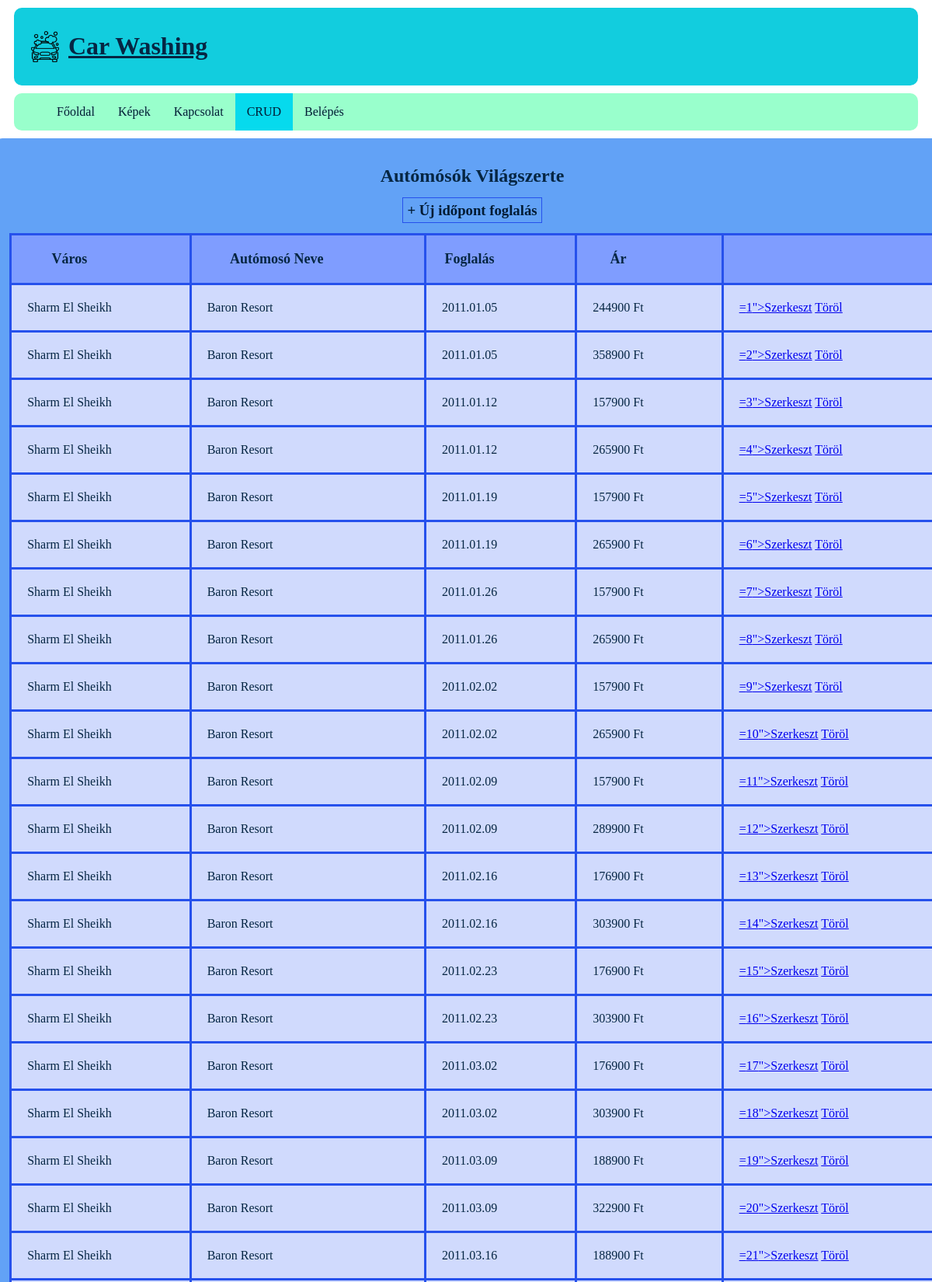
The app's page /crud (upper part) with its own data.
### tables this page shows
CREATE TABLE `tavasz` (
  `sorszam` int(11) NOT NULL,
  `szalloda_az` varchar(2) DEFAULT NULL,
  `indulas` varchar(10) DEFAULT NULL,
  `idotartam` int(2) DEFAULT NULL,
  `ar` int(6) DEFAULT NULL
);

CREATE TABLE `helyseg` (
  `az` int(1) NOT NULL,
  `nev` varchar(15) DEFAULT NULL,
  `orszag` varchar(8) DEFAULT NULL
);

CREATE TABLE `szalloda` (
  `az` varchar(2) NOT NULL,
  `nev` varchar(25) DEFAULT NULL,
  `besorolas` int(1) DEFAULT NULL,
  `helyseg_az` int(1) DEFAULT NULL,
  `tengerpart_tav` int(3) DEFAULT NULL,
  `repter_tav` int(2) DEFAULT NULL,
  `felpanzio` int(1) DEFAULT NULL
);

### index.php (called while the page is built)
<?php
	include('./includes/config.inc.php');
	$oldal = $_SERVER['QUERY_STRING'];
	if ($oldal!="") {
		if (isset($oldalak[$oldal]) && file_exists("./templates/pages/{$oldalak[$oldal]['fajl']}.tpl.php")) {
			$keres = $oldalak[$oldal];
		}
		else {
			$keres = $hiba_oldal;
			header("HTTP/1.0 404 Not Found");
		}
	}
	else $keres = $oldalak['/'];
	include('./templates/index.tpl.php');
?>

### includes/config.inc.php (called while the page is built, shortened)
<?php
$fejlec = array(
    'kepforras' => 'logo.png',
    'kepalt' => 'logo',
	'cim' => 'Car Washing',
);
$oldalak = array(
	'/' => array('fajl' => 'fooldal', 'szoveg' => 'Főoldal', 'menun' => array(1,1)),
	'kepek' => array('fajl' => 'kepek', 'szoveg' => 'Képek', 'menun' => array(1,1)),
	'kapcsolat' => array('fajl' => 'kapcsolat', 'szoveg' => 'Kapcsolat', 'menun' => array(1,1)),
    'crud' => array('fajl' => 'crud', 'szoveg' => 'CRUD', 'menun' => array(1,1)),
    'belepes' => array('fajl' => 'belepes', 'szoveg' => 'Belépés', 'menun' => array(1,0)),
    'kilepes' => array('fajl' => 'kilepes', 'szoveg' => 'Kilépés', 'menun' => array(0,1)),
    'belep' => array('fajl' => 'belep', 'szoveg' => '', 'menun' => array(0,0)),
    'regisztral' => array('fajl' => 'regisztral', 'szoveg' => '', 'menun' => array(0,0)),
    'uzenetek'=>array('fajl'=>'uzenetek', 'szoveg' => 'Üzenetek', 'menun' => array (0,1))
);
?>

### templates/pages/crud.tpl.php (the view)
<?php
include "db.php";
$stmt = $pdo->query("
SELECT
    tavasz.sorszam,
    helyseg.nev AS helyseg_nev,
    szalloda.nev AS szalloda_nev,
    tavasz.indulas,
    tavasz.ar
FROM tavasz
JOIN szalloda ON tavasz.szalloda_az = szalloda.az
JOIN helyseg ON szalloda.helyseg_az = helyseg.az
");
?>
<h2>Autómósók Világszerte</h2>
<h3><a href="letrehoz.php" class="idopont">+ Új időpont foglalás</a></h3>
<table>
<tr>
    <th>Város</th>
    <th>Autómosó Neve</th>
    <th>Foglalás</th>
    <th>Ár</th>
    <th></th>
</tr>
<?php while($row = $stmt->fetch()): ?>
<tr>
    <td><?= $row['helyseg_nev'] ?></td>
    <td><?= $row['szalloda_nev'] ?></td>
    <td><?= $row['indulas'] ?></td>
    <td><?= $row['ar'] ?> Ft</td>
    <td>
        <a href="../../szerkesztes.php?id=...">=<?= $row['sorszam'] ?>">Szerkeszt</a>
        <a href="../../torol.php?id=<?= $row['sorszam'] ?>">Töröl</a>
    </td>
</tr>
<?php endwhile; ?>
</table>

### templates/index.tpl.php (shortened to what this page needs)
<!DOCTYPE html>
<html>
<head>
	<link rel="stylesheet" href="./styles/stilus.css" type="text/css">
</head>
<body>
	<header>
		<img src="logo.png"<?=$fejlec['kepforras']?>" alt="<?=$fejlec['kepalt']?>">
		<h1><?= $fejlec['cim'] ?></h1>
	</header>
   <nav>
    <ul>
        <?php foreach ($oldalak as $url => $oldal) { ?>
            <?php if(!isset($_SESSION['login']) && $oldal['menun'][0] || isset($_SESSION['login']) && $oldal['menun'][1]) { ?>
                <li<?= (($oldal == $keres) ? ' class="active"' : '') ?>>
                    <a href="<?= ($url == '/') ? '.' : $url ?>">
                        <?= $oldal['szoveg'] ?>
                    </a>
                </li>
            <?php } ?>
        <?php } ?>
    </ul>
	</nav>
    <div id="wrapper">
        <div id="content">
            <?php include("./templates/pages/{$keres['fajl']}.tpl.php"); ?>
        </div>
    </div>
</body>
</html>

### styles/stilus.css (style rules this page uses)
body { color: #062643; text-align: center; }
header { border-radius: 10px; background-color: rgb(18, 205, 222); padding: 10px; margin: 10px; display: flex; align-items: center; justify-content: space-between; text-decoration: underline; }
header img { width: 40px; height: auto; margin: 0 10px; }
div#wrapper { justify-content: center; margin: 10px; width: 1200px; margin: auto; display:flex; }
nav { border-radius: 10px; margin: 10px; background-color:#99FFCC; font-size: medium; }
nav ul { display: flex !important; flex-direction: row !important; list-style: none; margin: 0; }
nav ul li { display: block; padding: 15px; }
nav ul li.active { background-color:rgb(6, 218, 237); }
nav ul a { text-decoration: none; color:#021c35 }
div#content { display: table-cell; width: 100%; border-radius: 10px; background-color: #62a2f6; padding: 15px; }
table { justify-content: center; margin: 10px; width: 1200px; margin: auto; display:flex; border-collapse: collapse; }
th, td { padding:20px 100px 20px 20px; text-align: left; color: #062643; border: 3px solid #2651ec; }
th { text-align: center; font-size: large; background-color: #7f9dff; }
td { background-color: #d0dafd; font-size: medium; }
.idopont { padding: 5px; text-decoration: none; color:#021c35; border: 1px solid #2651ec;; }

### records on screen
tavasz: helyseg.nev "Sharm El Sheikh", szalloda_az.nev "Baron Resort", indulas "2011.01.05", ar "244900", sorszam "1"
tavasz: helyseg.nev "Sharm El Sheikh", szalloda_az.nev "Baron Resort", indulas "2011.01.05", ar "358900", sorszam "2"
tavasz: helyseg.nev "Sharm El Sheikh", szalloda_az.nev "Baron Resort", indulas "2011.01.12", ar "157900", sorszam "3"
tavasz: helyseg.nev "Sharm El Sheikh", szalloda_az.nev "Baron Resort", indulas "2011.01.12", ar "265900", sorszam "4"
tavasz: helyseg.nev "Sharm El Sheikh", szalloda_az.nev "Baron Resort", indulas "2011.01.19", ar "157900", sorszam "5"
tavasz: helyseg.nev "Sharm El Sheikh", szalloda_az.nev "Baron Resort", indulas "2011.01.19", ar "265900", sorszam "6"
tavasz: helyseg.nev "Sharm El Sheikh", szalloda_az.nev "Baron Resort", indulas "2011.01.26", ar "157900", sorszam "7"
tavasz: helyseg.nev "Sharm El Sheikh", szalloda_az.nev "Baron Resort", indulas "2011.01.26", ar "265900", sorszam "8"
tavasz: helyseg.nev "Sharm El Sheikh", szalloda_az.nev "Baron Resort", indulas "2011.02.02", ar "157900", sorszam "9"
tavasz: helyseg.nev "Sharm El Sheikh", szalloda_az.nev "Baron Resort", indulas "2011.02.02", ar "265900", sorszam "10"
tavasz: helyseg.nev "Sharm El Sheikh", szalloda_az.nev "Baron Resort", indulas "2011.02.09", ar "157900", sorszam "11"
tavasz: helyseg.nev "Sharm El Sheikh", szalloda_az.nev "Baron Resort", indulas "2011.02.09", ar "289900", sorszam "12"
tavasz: helyseg.nev "Sharm El Sheikh", szalloda_az.nev "Baron Resort", indulas "2011.02.16", ar "176900", sorszam "13"
tavasz: helyseg.nev "Sharm El Sheikh", szalloda_az.nev "Baron Resort", indulas "2011.02.16", ar "303900", sorszam "14"
tavasz: helyseg.nev "Sharm El Sheikh", szalloda_az.nev "Baron Resort", indulas "2011.02.23", ar "176900", sorszam "15"
tavasz: helyseg.nev "Sharm El Sheikh", szalloda_az.nev "Baron Resort", indulas "2011.02.23", ar "303900", sorszam "16"
tavasz: helyseg.nev "Sharm El Sheikh", szalloda_az.nev "Baron Resort", indulas "2011.03.02", ar "176900", sorszam "17"
tavasz: helyseg.nev "Sharm El Sheikh", szalloda_az.nev "Baron Resort", indulas "2011.03.02", ar "303900", sorszam "18"
tavasz: helyseg.nev "Sharm El Sheikh", szalloda_az.nev "Baron Resort", indulas "2011.03.09", ar "188900", sorszam "19"
tavasz: helyseg.nev "Sharm El Sheikh", szalloda_az.nev "Baron Resort", indulas "2011.03.09", ar "322900", sorszam "20"
tavasz: helyseg.nev "Sharm El Sheikh", szalloda_az.nev "Baron Resort", indulas "2011.03.16", ar "188900", sorszam "21"

### other values on screen
$fejlec['cim'] "Car Washing"
$oldal['szoveg'] "Főoldal"
$oldal['szoveg'] "Képek"
$oldal['szoveg'] "Kapcsolat"
$oldal['szoveg'] "CRUD"
$oldal['szoveg'] "Belépés"
